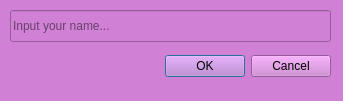
<?xml version="1.0" encoding="UTF-8"?>
<ui version="4.0">
 <class>inputNameDialog</class>
 <widget class="QDialog" name="inputNameDialog">
  <property name="geometry">
   <rect>
    <x>0</x>
    <y>0</y>
    <width>343</width>
    <height>101</height>
   </rect>
  </property>
  <property name="windowTitle">
   <string>Input name</string>
  </property>
  <property name="styleSheet">
   <string notr="true">background-color: rgb(208, 129, 213);</string>
  </property>
  <widget class="QDialogButtonBox" name="inputNameDialogButtonBox">
   <property name="geometry">
    <rect>
     <x>160</x>
     <y>50</y>
     <width>171</width>
     <height>32</height>
    </rect>
   </property>
   <property name="styleSheet">
    <string notr="true">background-color: rgb(208, 129, 213);</string>
   </property>
   <property name="orientation">
    <enum>Qt::Horizontal</enum>
   </property>
   <property name="standardButtons">
    <set>QDialogButtonBox::Cancel|QDialogButtonBox::Ok</set>
   </property>
  </widget>
  <widget class="QLineEdit" name="nameLineEdit">
   <property name="geometry">
    <rect>
     <x>10</x>
     <y>10</y>
     <width>321</width>
     <height>32</height>
    </rect>
   </property>
   <property name="styleSheet">
    <string notr="true">background-color: rgb(208, 129, 213);</string>
   </property>
   <property name="placeholderText">
    <string>Input your name...</string>
   </property>
  </widget>
 </widget>
 <resources/>
 <connections>
  <connection>
   <sender>inputNameDialogButtonBox</sender>
   <signal>accepted()</signal>
   <receiver>inputNameDialog</receiver>
   <slot>accept()</slot>
   <hints>
    <hint type="sourcelabel">
     <x>248</x>
     <y>254</y>
    </hint>
    <hint type="destinationlabel">
     <x>157</x>
     <y>274</y>
    </hint>
   </hints>
  </connection>
  <connection>
   <sender>inputNameDialogButtonBox</sender>
   <signal>rejected()</signal>
   <receiver>inputNameDialog</receiver>
   <slot>reject()</slot>
   <hints>
    <hint type="sourcelabel">
     <x>316</x>
     <y>260</y>
    </hint>
    <hint type="destinationlabel">
     <x>286</x>
     <y>274</y>
    </hint>
   </hints>
  </connection>
 </connections>
</ui>
